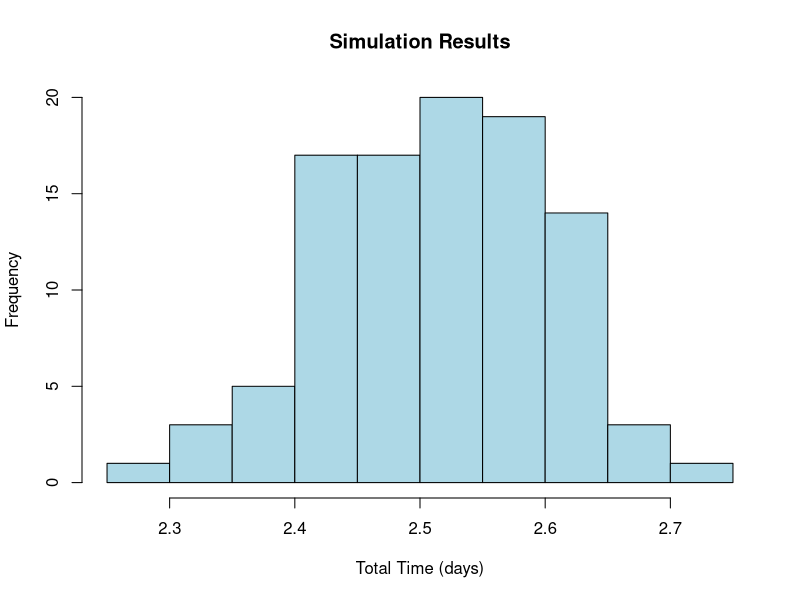
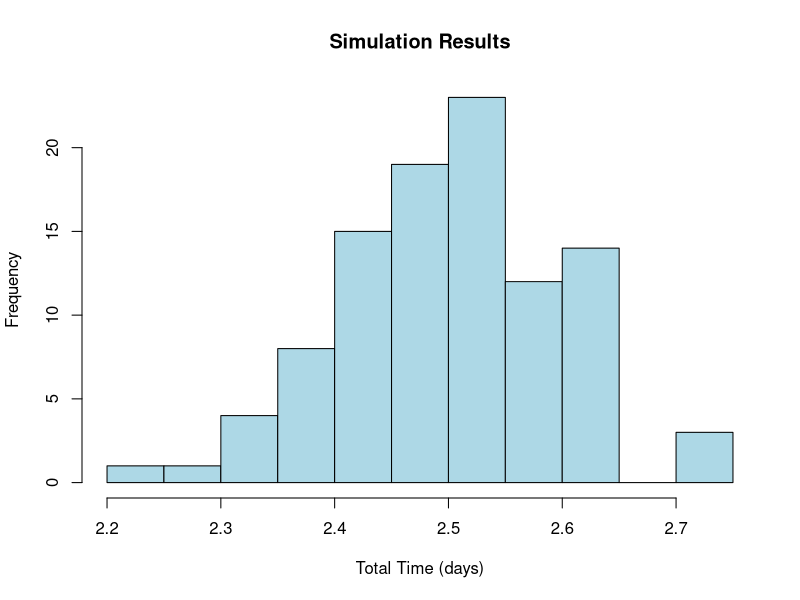

These charts were generated, in order, by the following R code: (Note: this script raises an error after producing the figures.)
simulations = 100
size_t = 100

results = numeric(simulations)

for (i in 1:100){
  pocet_polozek = sample(x = 1:15, size = 100, replace = T)
  pocet_minut = sum(pocet_polozek)
  pocet_minut_celk = pocet_minut + (100/4 - 1) * 10.5 + (24/3) * 9.5
  pocet_hodin_celk = pocet_minut_celk/60
  celk_cas = pocet_hodin_celk/7.5
  results[i] = celk_cas
}
hist(results, main = "Simulation Results", xlab = "Total Time (days)", col = "lightblue")


# tahle cast nevim co je ale myslim ze to je z chatgpt
for (i in 1:simulations){
  time = sum(sample(x = 1:15, size = 100, replace = T))
  time_all_hours = (time + (size_t/4 - 1) * 10.5 + (24/3) * 9.5)/60
  time_all_days = time_all_hours/7.5
  results[i] = time_all_days
}
summary(results)
hist(results, main = "Simulation Results", xlab = "Total Time (days)", col = "lightblue")

#beat
for(j in 1:100){
polozek=sample(x = 1:15, size = 100, replace = T)
cas=NULL
for(i in 0:length(polozek)){
  cas[i]=polozek[i]*1
  if(i%%4==0){
    cas[i]=cas[i]+10.5
  }
  if(i%%12==0){
    cas[i]=cas[i]+20
  }
  cas_hod[j] = sum(cas)/60
  cas_prum = mean(cas_hod[j])
}
}

(7.5*5)-sum(cas)/60
